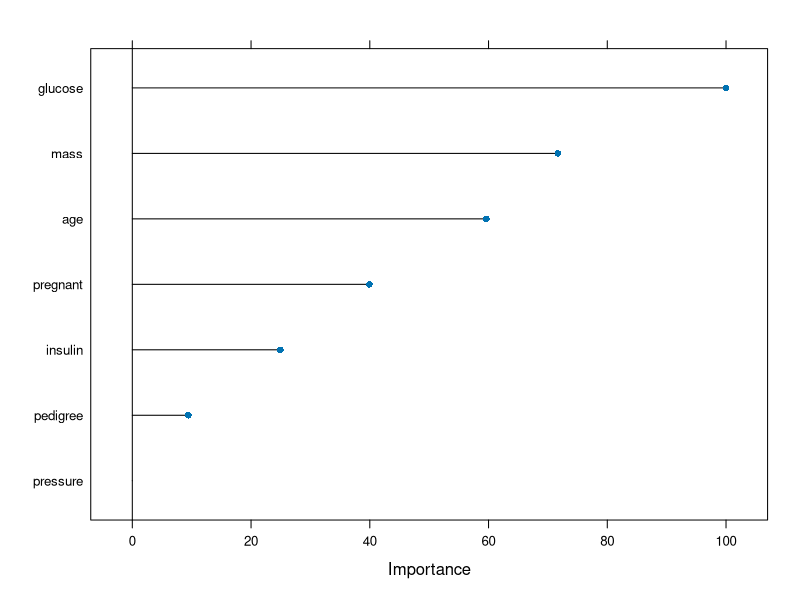
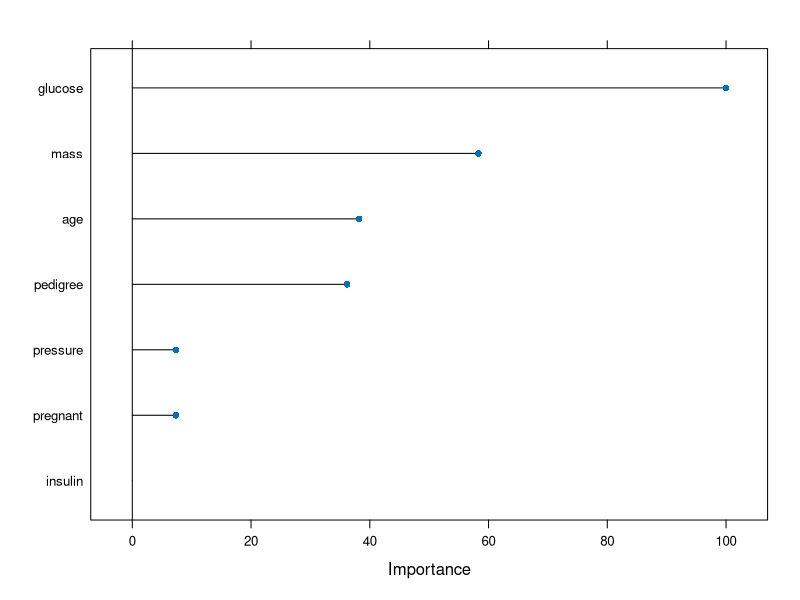
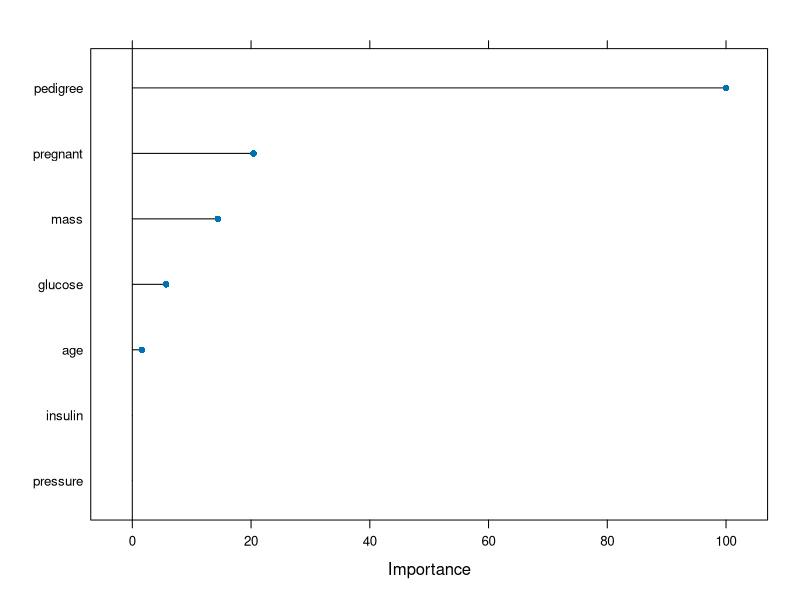
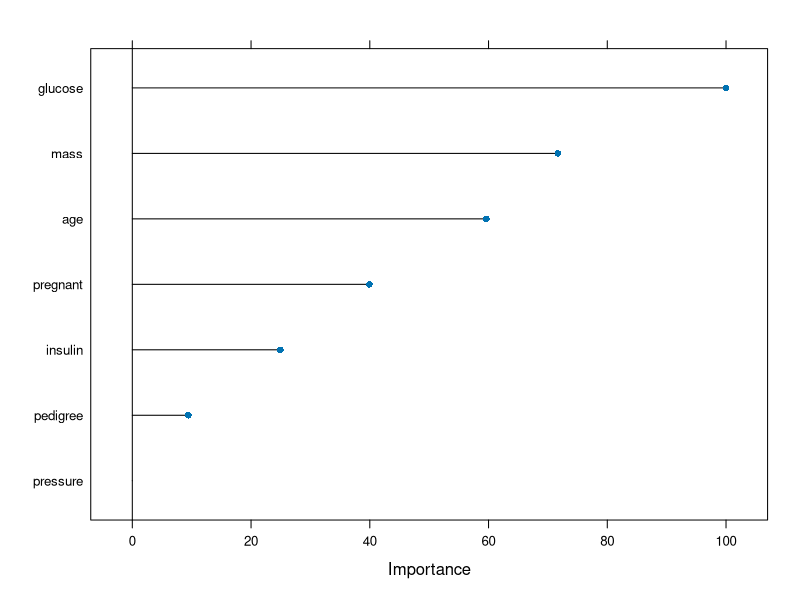
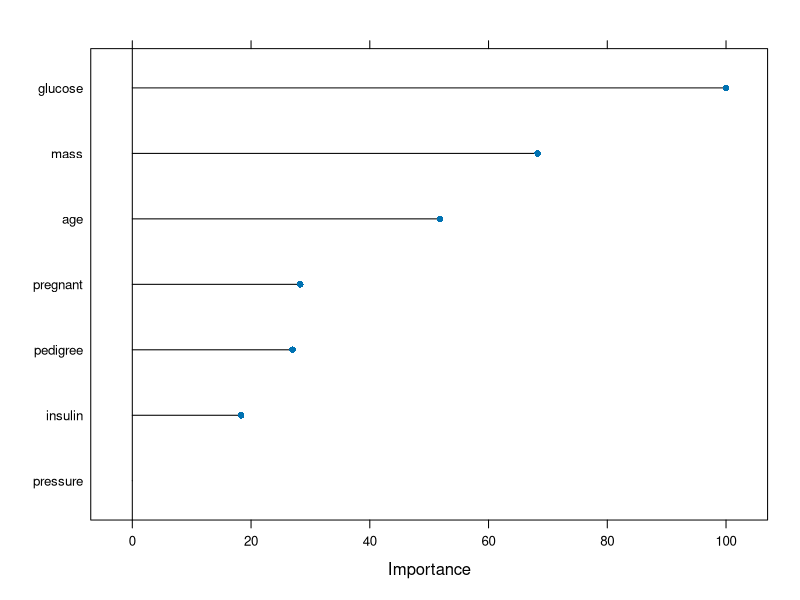

Source code (R) for these figures, in order:
## ---- chunk 1
knitr::opts_chunk$set(message = FALSE, warning = FALSE)
## ---- chunk 2
library(mlbench)
library(caret)
library(tidyverse)
data(PimaIndiansDiabetes)
df <- tibble(PimaIndiansDiabetes)
## ---- chunk 3
df = df %>% select(-triceps)

df = df %>% rename(target=diabetes)

splitIndex <- createDataPartition(df$target, p = .70, 
                                  list = FALSE)
df_train <- df[ splitIndex,]
df_test <- df[-splitIndex,]
## ---- chunk 4
model1 <- train(target~., data=df_train, 
                method = "rpart2",
                maxdepth=8)
pred <- predict(model1, df_test)
cm <- confusionMatrix(data = pred, reference = df_test$target, positive = "pos")
cm$overall[1]

varImp(model1)

plot(varImp(model1))
## ---- chunk 5
model2 <- train(target~., data=df_train, 
                method = "rf",
                ntree = 1000) 
pred <- predict(model2, df_test)
cm <- confusionMatrix(data = pred, reference = df_test$target, positive = "pos")
cm$overall[1]

varImp(model2)

plot(varImp(model2))
## ---- chunk 6
model3 <- train(target~., data=df_train, 
                method = "glmnet") 
pred <- predict(model3, df_test)
cm <- confusionMatrix(data = pred, reference = df_test$target, positive = "pos")
cm$overall[1]

varImp(model3)

plot(varImp(model3))
## ---- chunk 7
model4 <- train(target~., data=df_train, 
                method = "rpart2") 

pred <- predict(model4, df_test)
cm <- confusionMatrix(data = pred, reference = df_test$target, positive = "pos")
cm$overall[1]

varImp(model4)

plot(varImp(model4))
## ---- chunk 8
model5 <- train(target~., data=df_train, 
                method = "rpart1SE") 

pred <- predict(model5, df_test)
cm <- confusionMatrix(data = pred, reference = df_test$target, positive = "pos")
cm$overall[1]

varImp(model5)

plot(varImp(model5))
